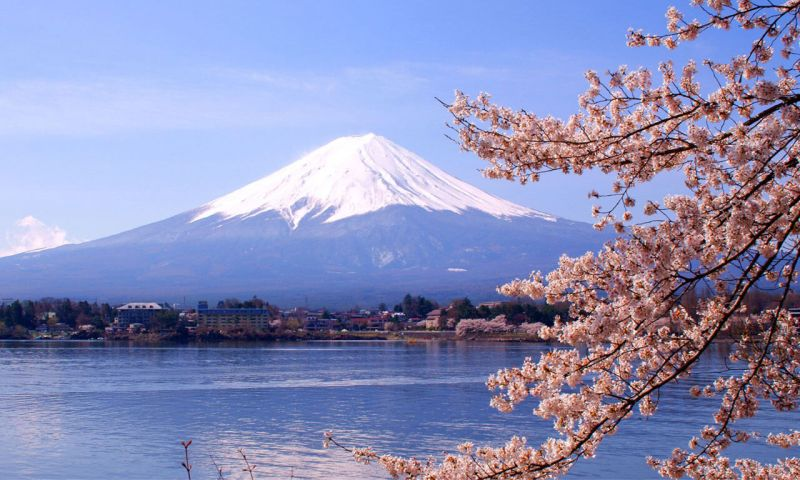
#> input picture 3-Segmentation/image1.jpg, 800 x 480 px
$ python normalcut.py
#> lines starting #> are read from the running program, lines starting #| are printed output that depends on the picture
import numpy as np
import matplotlib.pyplot as plt
from skimage import segmentation, color, io

# Load an image (replace 'your_image.jpg' with the actual image file)
image_path = 'image1.jpg'
image = io.imread(image_path)
#> image is the input picture: shape (480, 800, 3); mean R, G, B 137.9, 141.8, 183.4

# Convert the image to a 2D array (graph representation)
graph = color.rgb2gray(image)
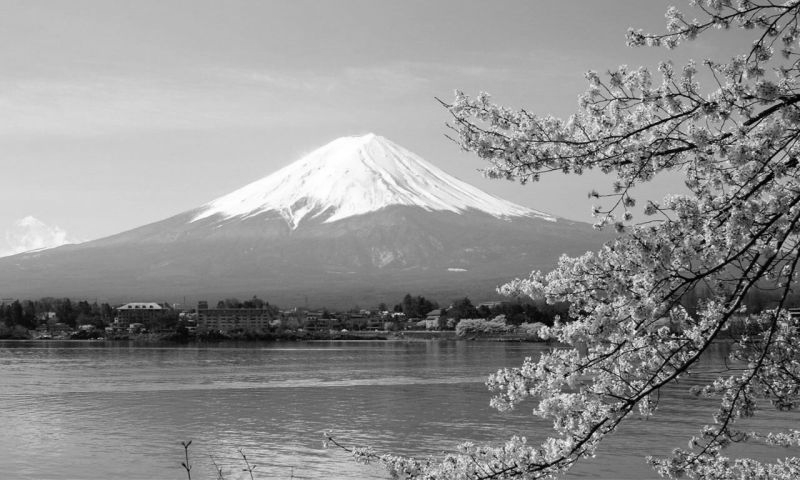
#> graph: shape (480, 800) float64; min 0, max 1, mean 0.565

# Apply Normalized Cut for image segmentation
labels = segmentation.slic(image, compactness=30, n_segments=400)
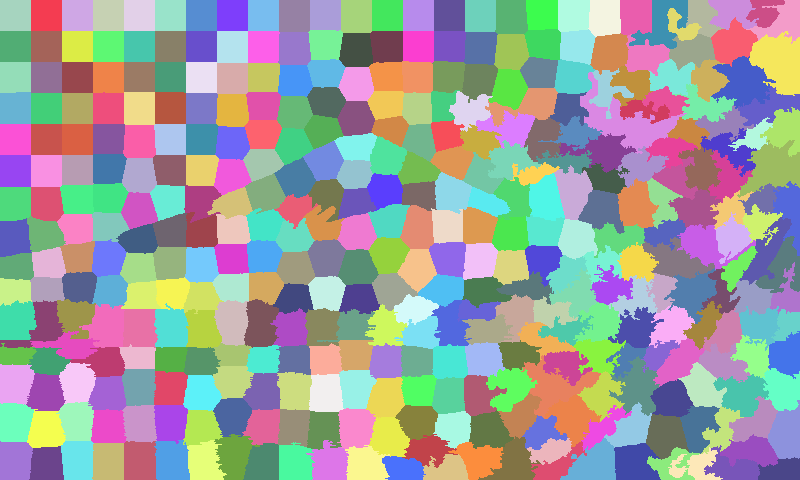
#> labels: shape (480, 800) int64; 378 distinct labels, from 1 to 378; one colour per label, 0 black
segmented_image = color.label2rgb(labels, image, kind='avg')
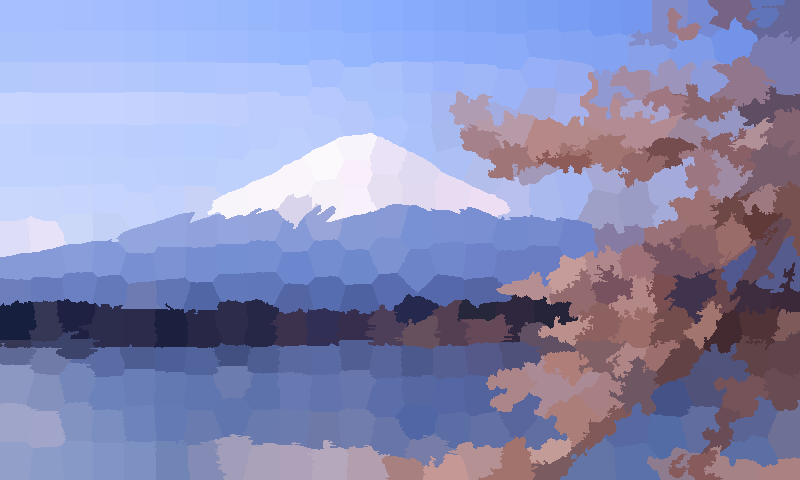
#> segmented_image: shape (480, 800, 3); mean R, G, B 137.4, 141.3, 182.9

# Display the original and segmented images
fig, (ax1, ax2) = plt.subplots(1, 2, figsize=(12, 6))

ax1.imshow(image)
ax1.set_title('Original Image')

ax2.imshow(segmented_image)
ax2.set_title('Segmented Image')

plt.show()
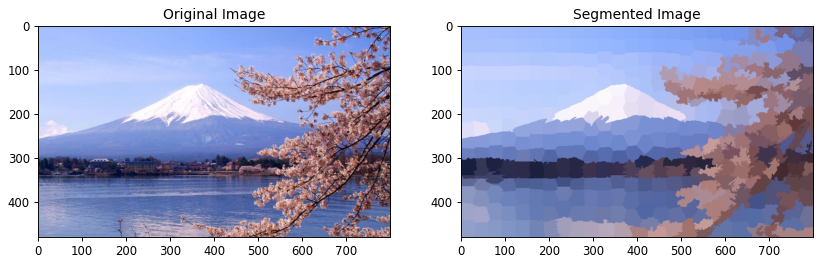
#> figure drawn by matplotlib, 2 panels

$ run again, with 3-Segmentation/bola2.jpg copied over 3-Segmentation/image1.jpg
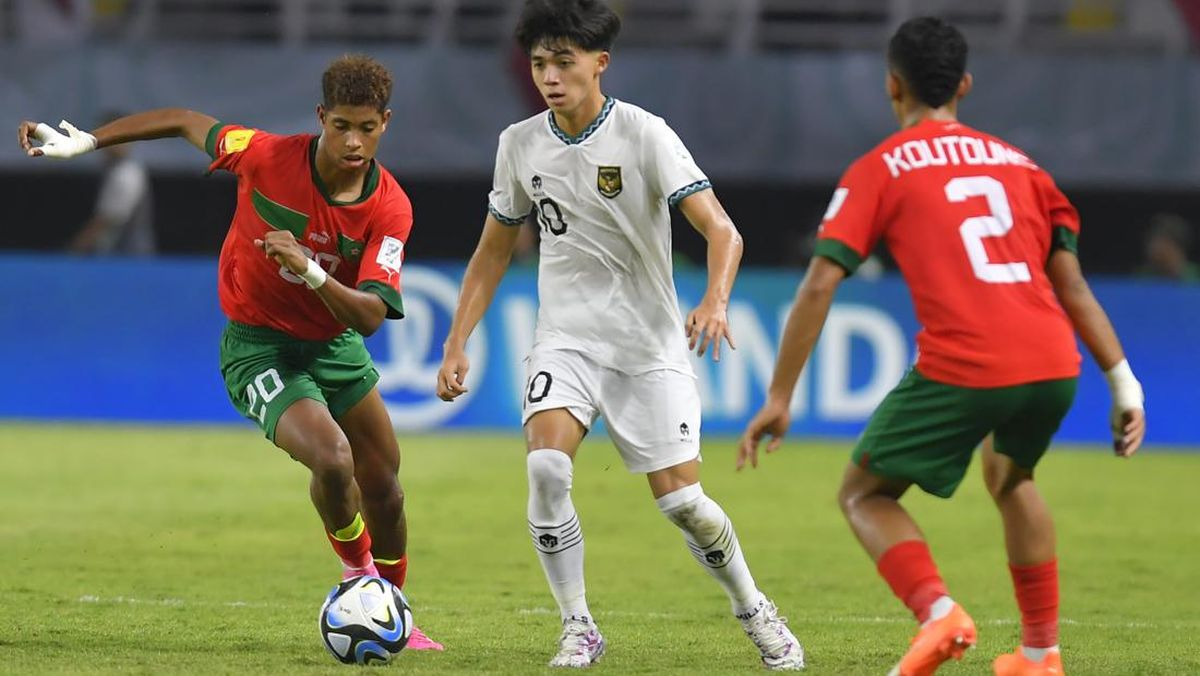
#> input picture 3-Segmentation/bola2.jpg, 1200 x 676 px
#> image is the input picture: shape (676, 1200, 3); mean R, G, B 117.4, 113.4, 95.2
#> `labels = segmentation.slic(image, compactness=30, n_segments=400)`:
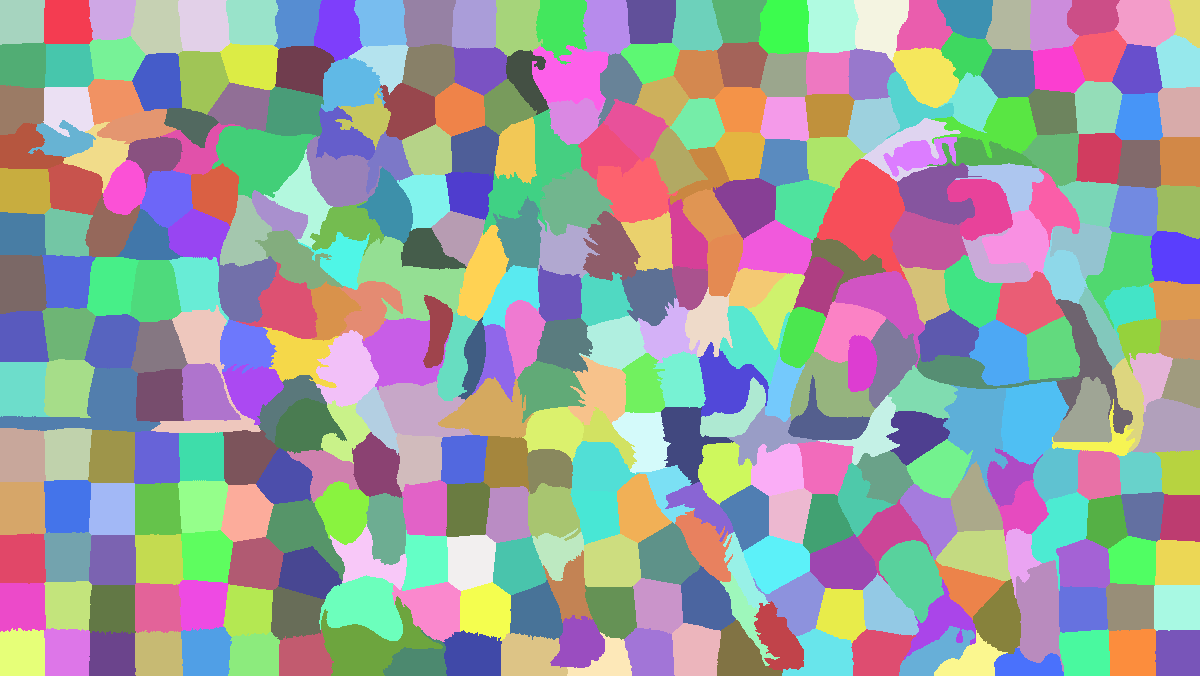
#> labels: shape (676, 1200) int64; 377 distinct labels, from 1 to 377; one colour per label, 0 black
#> `plt.show()`:
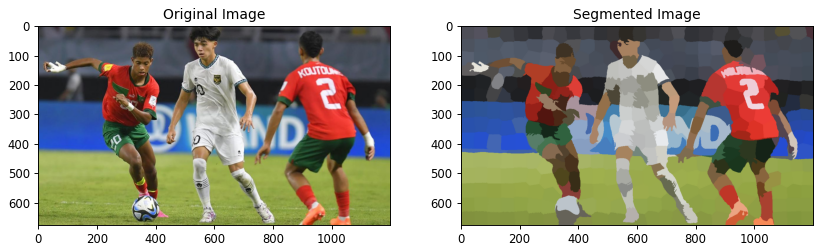
#> figure drawn by matplotlib, 2 panels

$ run again, with 3-Segmentation/cam.jpg copied over 3-Segmentation/image1.jpg
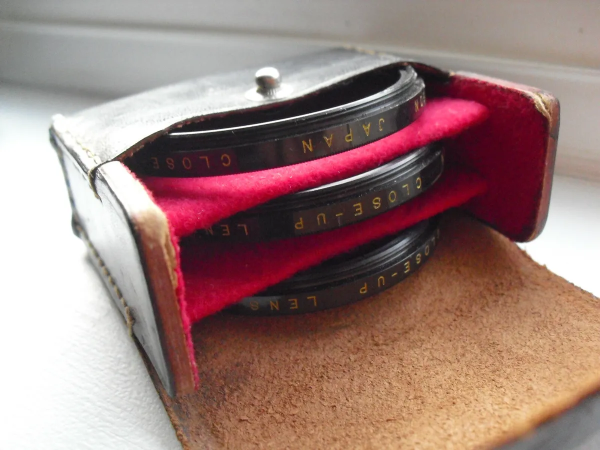
#> input picture 3-Segmentation/cam.jpg, 1200 x 900 px (shown at 1/2 size)
#> image is the input picture: shape (900, 1200, 3); mean R, G, B 157.3, 127.8, 123
#> `labels = segmentation.slic(image, compactness=30, n_segments=400)`:
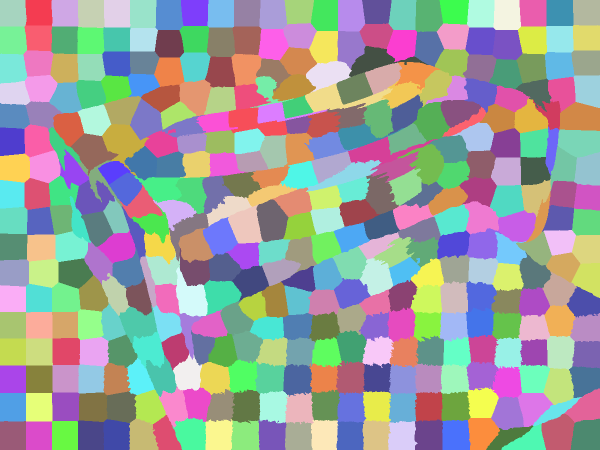
#> labels: shape (900, 1200) int64 (shown at 1/2 size); 386 distinct labels, from 1 to 386; one colour per label, 0 black
#> `plt.show()`:
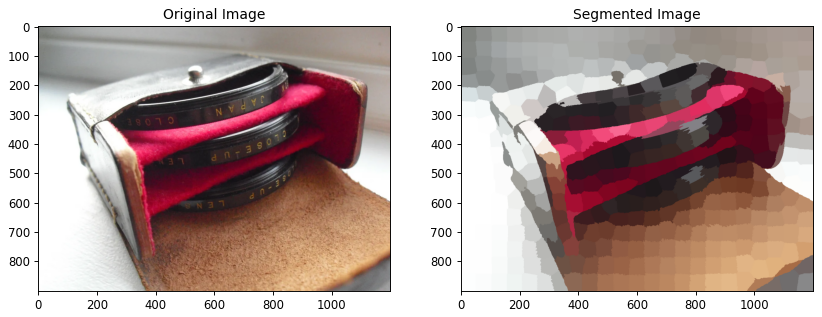
#> figure drawn by matplotlib, 2 panels
